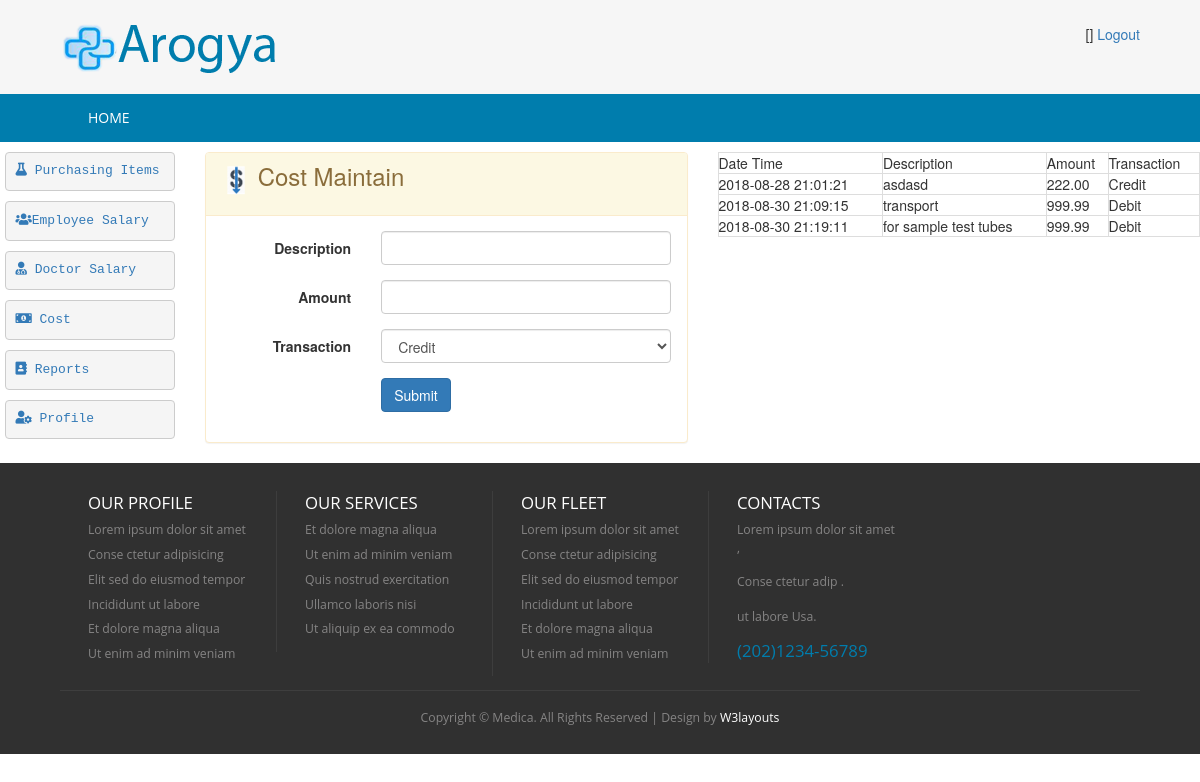
The app's page /index.php/accountant_controller/loadCostMaintain with its own data.
### tables this page shows
CREATE TABLE `hms_cost` (
  `id` int(5) NOT NULL AUTO_INCREMENT,
  `description` varchar(100) DEFAULT NULL,
  `amount` double(5,2) DEFAULT NULL,
  `txn_type` varchar(20) DEFAULT NULL,
  `created_date` timestamp NOT NULL DEFAULT current_timestamp(),
  `created_user` int(5) DEFAULT NULL,
  PRIMARY KEY (`id`)
);

### application/controllers/Accountant_Controller.php (called while the page is built, shortened)
<?php
class Accountant_Controller extends CI_Controller {
    public function loadCostMaintain() {
        $this->load->model(array('Cost'));
        $cost = new Cost();
        $data['msg'] = '';
        $data['costList'] = $cost->get();
        $this->load->view('accountant/acountant-cost-maintain', $data);
    }
}

### index.php (called while the page is built, shortened)
<?php
require_once BASEPATH.'core/CodeIgniter.php';

### application/core/my_model.php (called while the page is built, shortened)
<?php
class MY_Model extends CI_Model{
    public function get($limit=0,$offset = 0) {
        if($limit){
            $query = $this->db->get($this::DB_TABLE,$limit,$offset);
        }else{
            $query = $this->db->get($this::DB_TABLE);
        }
        $ret_val = array();
        foreach ($query->result() as $row) {
            $model = new $class;
            $model->populate($row);
            $ret_val[$row->{$this::DB_TABLE_PK}] = $model;
        }
        return $ret_val;
    }
}

### application/views/accountant/acountant-cost-maintain.php (the view, shortened to what this page needs)
<!DOCTYPE HTML>
<html>
    <head>
        <link href="<?php echo base_url('css/style.css'); ?>" rel="stylesheet" type="text/css"  media="all" />
        <link href="<?php echo base_url('css/bootstrap.css'); ?>" rel="stylesheet" type="text/css"/>
        <link rel="stylesheet" href="<?php echo base_url('css/responsiveslides.css') ?>">
        <link rel="stylesheet" href="https://use.fontawesome.com/releases/v5.2.0/css/all.css">
    </head>
    <body>
        <div class="header">
            <div class="main-header">
                <div class="wrap">
                </div>
            </div>
            <div class="top-nav">
                <div class="wrap">
                    <ul>
                    </ul>
                </div>
            </div>
        </div>
        <div class="content">
            <div class="row">
                <div class="col-md-2">
                </div>
                <div class="col-md-5">
                    <div class="panel panel-warning">
                        <div class="panel-heading ">
                            <h3> <img src="<?= base_url('/images/icon-cost.png') ?>" style="width: 30px" />  Cost Maintain </h3>
                        </div>
                        <div class="panel-body">
                            <form class="form-horizontal" action="<?= base_url('Accountant_Controller/costMaintain') ?>" method="post">
                                <div class="form-group">
                                    <label for="select" class="control-label col-xs-4">Description</label>
                                    <div class="col-xs-8">
                                        <input id="text2" required="" name="description" type="text" class="form-control">
                                    </div>
                                </div>
                                <div class="form-group">
                                    <label for="" class="control-label col-xs-4">Amount</label>
                                    <div class="col-xs-8">
                                        <input id="Amount" required=""  name="amount" type="number" class="form-control">
                                    </div>
                                </div>
                                <div class="form-group">
                                    <label for="Amount" class="control-label col-xs-4">Transaction</label>
                                    <div class="col-xs-8">
                                        <select id="select" required=""  name="txn_type" class="select form-control">
                                            <option value="Credit">Credit</option>
                                        </select>
                                    </div>
                                </div>
                                <div class="form-group row">
                                    <div class="col-xs-offset-4 col-xs-8">
                                        <button name="submit" type="submit" class="btn btn-primary">Submit</button>
                                    </div>
                                </div>
                            </form>
                        </div>
                    </div>
                </div>
                <div class="col-md-5">
                    <table class="table-bordered" style="width: 100%">
                        <tr>
                            <td>Date Time</td>
                            <td>Description</td>
                            <td>Amount</td>
                            <td>Transaction</td>
                        </tr>
                        <?php
                        if($costList)
                        foreach ($costList as $value) { ?>
                            <tr>
                                <td><?= $value->created_date ?></td>
                                <td><?= $value->description ?></td>
                                <td><?= $value->amount ?></td>
                                <td><?= $value->txn_type ?></td>
                            </tr>
                        <?php }
                        ?>
                    </table>
                </div>
            </div>
        </div>
        <div class="footer">
            <div class="wrap">
                <div class="footer-grids">
                    <div class="footer-grid">
                        <h3>OUR Profile</h3>
                        <ul>
                            <li><a href="#">Lorem ipsum dolor sit amet</a></li>
                            <li><a href="#">Conse ctetur adipisicing</a></li>
                            <li><a href="#">Elit sed do eiusmod tempor</a></li>
                            <li><a href="#">Incididunt ut labore</a></li>
                            <li><a href="#">Et dolore magna aliqua</a></li>
                            <li><a href="#">Ut enim ad minim veniam</a></li>
                        </ul>
                    </div>
                    <div class="footer-grid">
                        <h3>Our Services</h3>
                        <ul>
                            <li><a href="#">Et dolore magna aliqua</a></li>
                            <li><a href="#">Ut enim ad minim veniam</a></li>
                            <li><a href="#">Quis nostrud exercitation</a></li>
                            <li><a href="#">Ullamco laboris nisi</a></li>
                            <li><a href="#">Ut aliquip ex ea commodo</a></li>
                        </ul>
                    </div>
                    <div class="footer-grid">
                        <h3>OUR FLEET</h3>
                        <ul>
                            <li><a href="#">Lorem ipsum dolor sit amet</a></li>
                            <li><a href="#">Conse ctetur adipisicing</a></li>
                            <li><a href="#">Elit sed do eiusmod tempor</a></li>
                            <li><a href="#">Incididunt ut labore</a></li>
                            <li><a href="#">Et dolore magna aliqua</a></li>
                            <li><a href="#">Ut enim ad minim veniam</a></li>
                        </ul>
                    </div>
                    <div class="footer-grid">
                        <h3>CONTACTS</h3>
                        <p>Lorem ipsum dolor sit amet ,</p>
                        <p>Conse ctetur adip .</p>
                        <p>ut labore Usa.</p>
                        <span>(202)1234-56789</span>
                    </div>
                </div>
                <div class="copy-tight">
                    <p>Copyright &copy; Medica. All Rights Reserved | Design by <a href="http://w3layouts.com/">W3layouts</a></p>
                </div>
            </div>
        </div>
    </body>
</html>

### css/style.css (style rules this page uses)
html,body,div,span,applet,object,iframe,h1,h2,h3,h4,h5,h6,p,blockquote,pre,a,abbr,acronym,address,big,cite,code,del,dfn,em,img,ins,kbd,q,s,samp,small,strike,strong,sub,sup,tt,var,b,u,i,dl,dt,dd,ol,nav ul,nav li,fieldset,form,label,legend,table,caption,tbody,tfoot,thead,tr,th,td,article,aside,canvas,details,embed,figure,figcaption,footer,header,hgroup,menu,nav,output,ruby,section,summary,time,mark,audio,video { margin:0;padding:0;border:0;font-size:100%;font:inherit;vertical-align:baseline; }
ol,ul { list-style:none;margin:0px;padding:0px; }
table { border-collapse:collapse;border-spacing:0; }
a { text-decoration:none; }
img { max-width:100%; }
body { background: #F6F6F6; }
.wrap { width:80%; margin:0 auto; }
.main-header { padding: 1.7em 0 1.5em 0; background: #F6F6F6; }
.top-nav { background:#007DAD; }
.footer { padding: 2em 0 1em 0; background:#303030; }
.footer-grid { float: left; width: 20%; border-left: 1px solid rgba(153, 153, 153, 0.13); padding: 0px 28px; }
.footer-grid:first-child { border:none; }
.footer-grid ul li a,.footer-grid p { color: #858484; font-size: 0.875em; font-family: 'Open Sans', sans-serif; transition: 0.5s ease; -o-transition: 0.5s ease; -webkit-transition: 0.5s ease; padding: 0.3em 0; display: block; }
.footer-grid span { font-size:1.2em; font-family: 'Open Sans', sans-serif; color:#007DAD; }
.footer-grid h3 { font-family: 'Open Sans', sans-serif; color:#FFF; font-size:1.2em; text-transform: uppercase; margin: 0.2em 0 0.3em 0; }
.copy-tight { text-align: center; padding: 1em 0 0 0; border-top: 1px solid rgba(153, 153, 153, 0.13); margin-top: 1em; }
.copy-tight p { color: #858484; font-size: 0.875em; font-family: 'Open Sans', sans-serif; padding: 0.3em 0; display: block; }
.copy-tight p a { color:#FFF; transition: 0.5s ease; -o-transition: 0.5s ease; -webkit-transition: 0.5s ease; }
@media (max-width: 1366px) { .wrap { width:90%; } }

### records on screen
hms_cost: created_date "2018-08-28 21:01:21", description "asdasd", amount "222.00", txn_type "Credit"
hms_cost: created_date "2018-08-30 21:09:15", description "transport", amount "999.99", txn_type "Debit"
hms_cost: created_date "2018-08-30 21:19:11", description "for sample test tubes", amount "999.99", txn_type "Debit"
